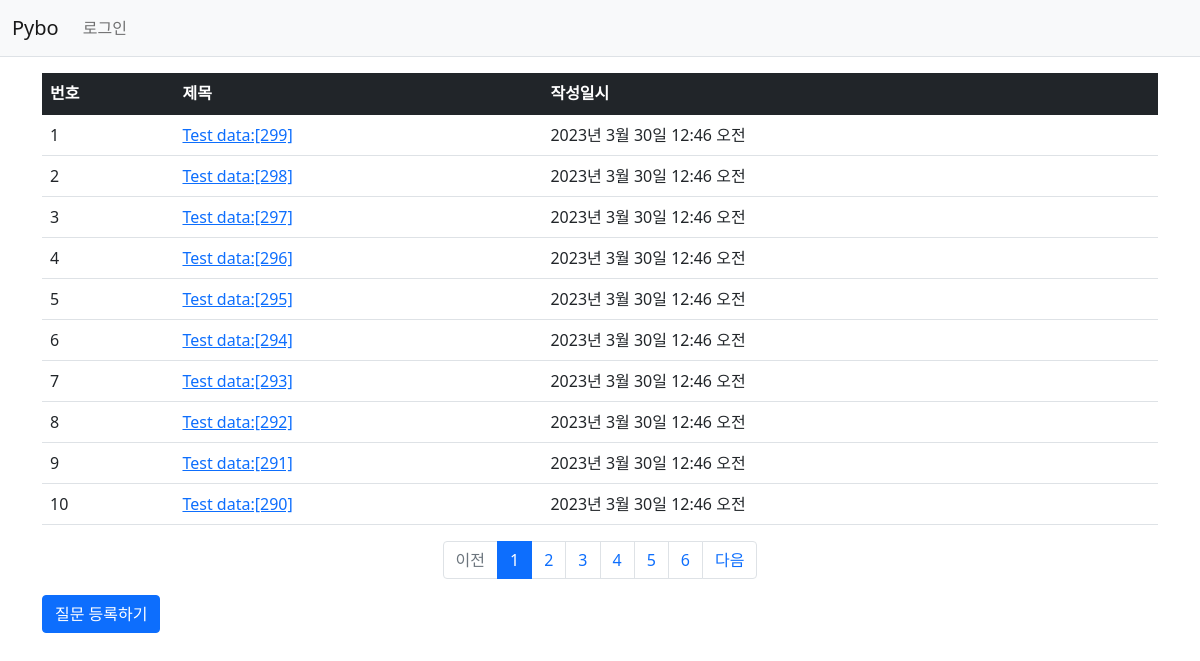
Screenshot of /pybo/ with the database file from the repository.
### pybo/models.py (models this page shows, shortened)
class Question(models.Model):
    subject = models.CharField(max_length=200)
    content = models.TextField()
    create_date = models.DateTimeField()

### pybo/views.py (the view)
# urls.py: path('', views.index, name='index'),  # localhost:8000/pybo/
def index(request):
    page = request.GET.get('page', '1')  # 페이지. # GET방식으로 호출된 url에서 page값을 가져올 때 사용됨
    question_list = Question.objects.order_by('-create_date')
    paginator = Paginator(question_list, 10)  # 페이지당 10개씩 보여주기
    page_obj = paginator.get_page(page)
    context = {'question_list': page_obj}   # question_list는 페이징 객체(page_obj)
    return render(request, 'pybo/question_list.html', context)

### templates/pybo/question_list.html (shortened to what this page needs)
{%  extends 'base.html' %}
{% block content %}
<div class="container my-3">
    <table class="table">
        <thead>
        <tr class="table-dark">
            <th>번호</th>
            <th>제목</th>
            <th>작성일시</th>
        </tr>
        </thead>
        <tbody>
        {% if question_list %}
        {% for question in question_list %}
        <tr>
            <td>{{ forloop.counter }}</td>
            <td>
                <a href="{% url 'pybo:detail' question.id %}">{{ question.subject }}</a>
            </td>
            <td>{{ question.create_date }}</td>
        </tr>
        {% endfor %}
        {% else %}
        <tr>
            <td colspan="3">질문이 없습니다.</td>
        </tr>
        {% endif %}
        </tbody>
    </table>
    <ul class="pagination justify-content-center">
        {% if question_list.has_previous %}
        <li class="page-item">
            <a class="page-link" href="?page={{ question_list.previous_page_number }}">이전</a>
        </li>
        {% else %}
        <li class="page-item disabled">
            <a class="page-link" tabindex="-1" aria-disabled="true" href="#">이전</a>
        </li>
        {% endif %}
        {% for page_number in question_list.paginator.page_range %}
        {% if page_number >= question_list.number|add:-5 and page_number <= question_list.number|add:5 %}
        {% if page_number == question_list.number %}
        <li class="page-item active" aria-current="page">
            <a class="page-link" href="?page={{ page_number }}">{{ page_number }}</a>
        </li>
        {% else %}
        <li class="page-item">
            <a class="page-link" href="?page={{ page_number }}">{{ page_number }}</a>
        </li>
        {% endif %}
        {% endif %}
        {% endfor %}
        {% if question_list.has_next %}
        <li class="page-item">
            <a class="page-link" href="?page={{ question_list.next_page_number }}">다음</a>
        </li>
        {% else %}
        <li class="page-item disabled">
            <a class="page-link" tabindex="-1" aria-disabled="true" href="#">다음</a>
        </li>
        {% endif %}
    </ul>
    <a href="{% url 'pybo:question_create' %}" class="btn btn-primary">질문 등록하기</a>
</div>
{% endblock %}

### rows the page displays
Question: subject "Test data:[299]", create_date "2023년 3월 30일 12:46 오전"
Question: subject "Test data:[298]", create_date "2023년 3월 30일 12:46 오전"
Question: subject "Test data:[297]", create_date "2023년 3월 30일 12:46 오전"
Question: subject "Test data:[296]", create_date "2023년 3월 30일 12:46 오전"
Question: subject "Test data:[295]", create_date "2023년 3월 30일 12:46 오전"
Question: subject "Test data:[294]", create_date "2023년 3월 30일 12:46 오전"
Question: subject "Test data:[293]", create_date "2023년 3월 30일 12:46 오전"
Question: subject "Test data:[292]", create_date "2023년 3월 30일 12:46 오전"
Question: subject "Test data:[291]", create_date "2023년 3월 30일 12:46 오전"
Question: subject "Test data:[290]", create_date "2023년 3월 30일 12:46 오전"

### other values shown
{{ page_number }} "1"
{{ page_number }} "2" "3" "4" "5" "6"
